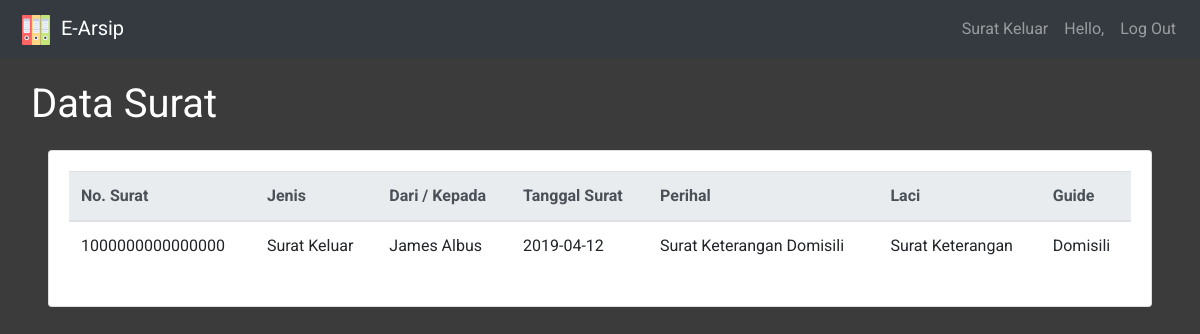
The page /p_data_surat.php on the database as committed earlier.
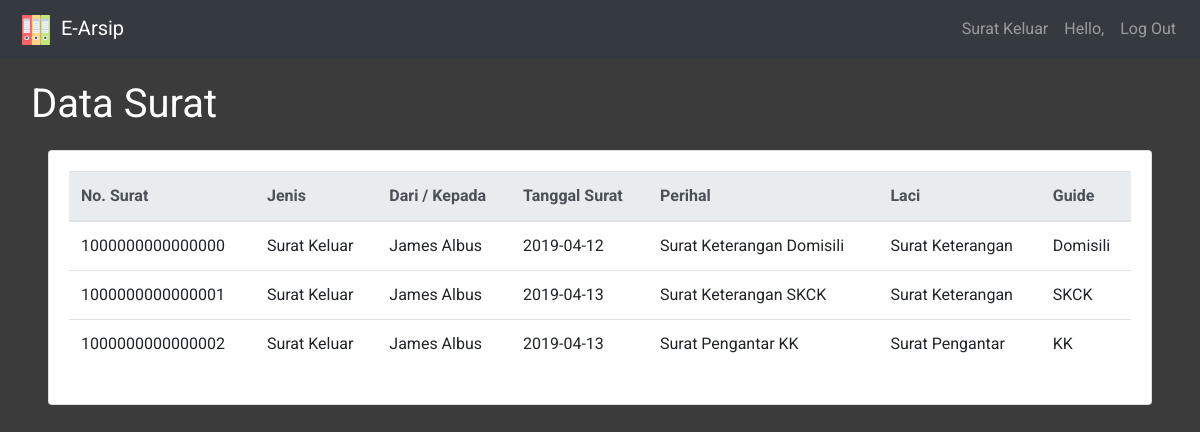
The same page on the database as committed later.
### tables this page shows
CREATE TABLE IF NOT EXISTS `arsip_surat` (
  `jenis` varchar(25) NOT NULL,
  `no_surat` bigint(16) NOT NULL,
  `nik` bigint(16) NOT NULL,
  `dari_kpd` varchar(50) NOT NULL,
  `tanggal_surat` date NOT NULL,
  `perihal` varchar(30) NOT NULL,
  `laci` varchar(20) NOT NULL,
  `guide` varchar(30) NOT NULL
);

### p_data_surat.php (the view, shortened to what this page needs)
<?php
  include_once 'connection.php';
  $sql = "SELECT * FROM arsip_surat";
  $result = $conn->query($sql);
?>
<!DOCTYPE html>
<html>
<head>
  <link rel="stylesheet" href="node_modules/bootstrap/dist/css/bootstrap.min.css">
  <link rel="stylesheet" href="assets/css/infinite.css">
</head>
<body>
  <nav class="navbar navbar-expand-lg navbar-dark bg-dark">
      <a class="navbar-brand" href="#">
        <img src="assets/img/office-material.svg" width="40" height="30" alt="">
        E-Arsip
      </a>
      <div class="collapse navbar-collapse" id="navbarSupportedContent">
        <ul class="navbar-nav ml-auto">
          <li class="nav-item">
            <a class="nav-link" href="p_s_keluar.php">Surat Keluar</a>
          </li>
          <li class="nav-item">
            <a class="nav-link">Hello, <?=$_SESSION['user']?></a>
          </li>
          <li class="nav-item">
            <a class="nav-link" href="logout.php">Log Out</a>
          </li>
        </ul>
      </div>
    </nav>
    <div class="container-fluid bckgrnd">
       <div class="row">
        <div class="col-sm-12">
          <div class="judul m-3">Data Surat</div>
        </div>
        <div class="col-sm-12 px-5">
          <div class="card">
            <div class="card-body">
              <div class="table-responsive-lg">
                <table class="table">
                  <thead class="thead-light">
                    <tr>
                      <th scope="col">No. Surat</th>
                      <th scope="col">Jenis</th>
                      <th scope="col">Dari / Kepada</th>
                      <th scope="col">Tanggal Surat</th>
                      <th scope="col">Perihal</th>
                      <th scope="col">Laci</th>
                      <th scope="col">Guide</th>
                    </tr>
                  </thead>
                  <tbody>
                    <?php
                      while ($row = $result->fetch_assoc()) {
                    ?>
                        <tr>
                          <td>
                            <?= $row['no_surat'] ?>
                          </td>
                          <td>
                            <?= $row['jenis'] ?>
                          </td>
                          <td>
                            <?= $row['dari_kpd'] ?>
                          </td>
                          <td>
                            <?= $row['tanggal_surat'] ?>
                          </td>
                          <td>
                            <?= $row['perihal'] ?>
                          </td>
                          <td>
                            <?= $row['laci'] ?>
                          </td>
                          <td>
                            <?= $row['guide'] ?>
                          </td>
                        </tr>
                      <?php } ?>
                  </tbody>
                </table>
              </div>
            </div>
          </div>
        </div>
      </div>
    </div>
  </body>
</html>

### assets/css/infinite.css (style rules this page uses)
body { font-family: 'Roboto', sans-serif; }
.bckgrnd { background-color: #3B3B3B; height: 91vh; }
.judul { font-size: 40px; color: #FFF; }

Rows that differ between the two databases and show on the page:
added arsip_surat: no_surat "1000000000000001", jenis "Surat Keluar", dari_kpd "James Albus", tanggal_surat "2019-04-13", perihal "Surat Keterangan SKCK", laci "Surat Keterangan", guide "SKCK"
added arsip_surat: no_surat "1000000000000002", jenis "Surat Keluar", dari_kpd "James Albus", tanggal_surat "2019-04-13", perihal "Surat Pengantar KK", laci "Surat Pengantar", guide "KK"
